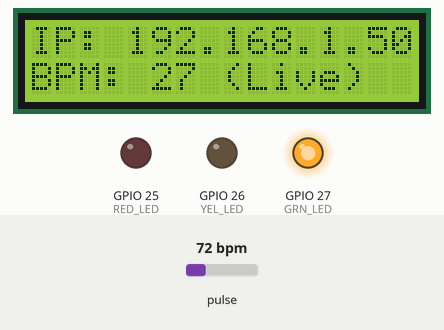
Recording of a sketch running on a simulated ESP32. Shown: 16×2 character LCD, output pins drawn as LEDs (lit = HIGH). The test bench sets the inputs (shaded band); at power-on: pulse 72 bpm. WiFi joins after 1.5 s; servers stay silent unless stated; what the sketch prints to the serial monitor is not drawn.

Above: at 2.7 s.
2.8 s: pulse set to 100 bpm
At 3.5 s:
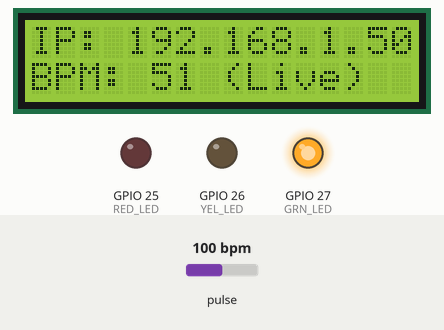
5.1 s: pulse set to 105 bpm
At 7.8 s:
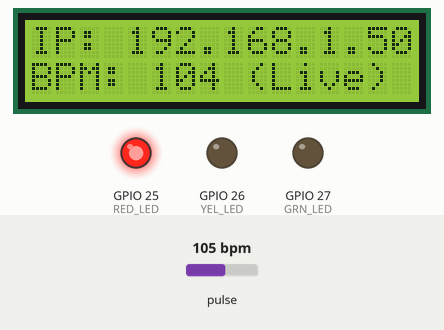
8.1 s: pulse set to 70 bpm
At 11.8 s:
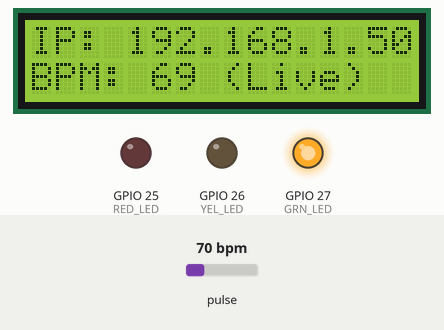
Timing chart, 0 to 13.3 s (numbered marks = the images above; inputs shaded):
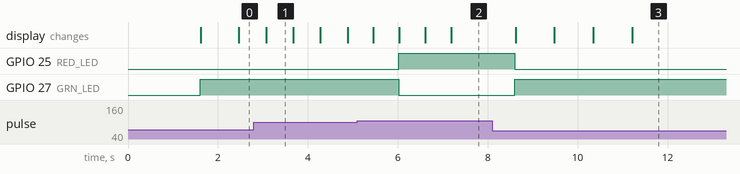

The sketch:

HeartSense.ino
```cpp
#include <WiFi.h>
#include <WebServer.h>
#include <Wire.h>
#include <LiquidCrystal_I2C.h>
#include "MAX30105.h"
#include "heartRate.h"

// --- WiFi Credentials ---
const char* ssid = "Sri";
const char* pass = "Sri_Home_Bas_Raji";

// --- Hardware Setup ---
#define RED_LED 25
#define YEL_LED 26
#define GRN_LED 27

MAX30105 particleSensor;
LiquidCrystal_I2C lcd(0x27, 16, 2);
WebServer server(80);

const byte RATE_SIZE = 4;
byte rates[RATE_SIZE];
byte rateSpot = 0;
long lastBeat = 0;
float beatsPerMinute;
int beatAvg = 0;
unsigned long lastSerialUpdate = 0;

void handleData() {
  // Python Dashboard calls this via http://192.168.1.7/data
  String json = "{\"bpm\": " + String(beatAvg) + "}";
  server.send(200, "application/json", json);
}

void setup() {
  Serial.begin(115200);
  pinMode(RED_LED, OUTPUT);
  pinMode(YEL_LED, OUTPUT);
  pinMode(GRN_LED, OUTPUT);

  Wire.begin(21, 22);
  lcd.init();
  lcd.backlight();
  lcd.print("MDS: Connecting");

  WiFi.begin(ssid, pass);
  while (WiFi.status() != WL_CONNECTED) {
    delay(500);
    Serial.print(".");
  }

  server.on("/data", handleData);
  server.begin();

  if (!particleSensor.begin(Wire, I2C_SPEED_FAST)) {
    Serial.println("MAX30105 not found.");
    while (1);
  }

  particleSensor.setup();
  particleSensor.setPulseAmplitudeRed(0x0A);
  particleSensor.setPulseAmplitudeGreen(0);

  lcd.clear();
  lcd.print("IP: ");
  lcd.print(WiFi.localIP());
  Serial.println("\nReady. IP: " + WiFi.localIP().toString());
}

void loop() {
  server.handleClient();

  long irValue = particleSensor.getIR();

  // FINGER NOT DETECTED
  if (irValue < 50000) {
    beatAvg = 0;
    digitalWrite(YEL_LED, HIGH);
    digitalWrite(RED_LED, LOW);
    digitalWrite(GRN_LED, LOW);

    lcd.setCursor(0, 1);
    lcd.print("Place Finger... ");

    // Send "Zero" to Serial every 500ms so Python knows we are still alive
    if (millis() - lastSerialUpdate > 500) {
       Serial.println("{\"bpm\": 0}");
       lastSerialUpdate = millis();
    }
  }
  // FINGER DETECTED
  else {
    digitalWrite(YEL_LED, LOW);

    if (checkForBeat(irValue) == true) {
      long delta = millis() - lastBeat;
      lastBeat = millis();
      beatsPerMinute = 60 / (delta / 1000.0);

      if (beatsPerMinute < 255 && beatsPerMinute > 20) {
        rates[rateSpot++] = (byte)beatsPerMinute;
        rateSpot %= RATE_SIZE;

        beatAvg = 0;
        for (byte x = 0; x < RATE_SIZE; x++) beatAvg += rates[x];
        beatAvg /= RATE_SIZE;

        // Visual Feedback
        if (beatAvg > 100) {
          digitalWrite(RED_LED, HIGH);
          digitalWrite(GRN_LED, LOW);
        } else {
          digitalWrite(RED_LED, LOW);
          digitalWrite(GRN_LED, HIGH);
        }

        lcd.setCursor(0, 1);
        lcd.print("BPM: ");
        lcd.print(beatAvg);
        lcd.print(" (Live)   ");

        // Send JSON to Serial for the USB Python Dashboard
        Serial.println("{\"bpm\": " + String(beatAvg) + "}");
      }
    }
  }
}
```

Measured:
- the behaviour switches between 102 and 103 bpm on pulse (found by bisection; images 1 and 2)
- after the input at 5.1 s, GPIO 25 (RED_LED): LOW → HIGH after 0.92 s; GPIO 27 (GRN_LED): HIGH → LOW after 0.92 s; the display: first changes after 0.36 s (image 2 shows a later state)
- after the input at 8.1 s, GPIO 25 (RED_LED): HIGH → LOW after 0.51 s; GPIO 27 (GRN_LED): LOW → HIGH after 0.51 s; the display: first changes after 0.52 s (image 3 shows a later state)
- what the display in image 1 shows lasts 0.6 s, from 3.1 s to 3.7 s
